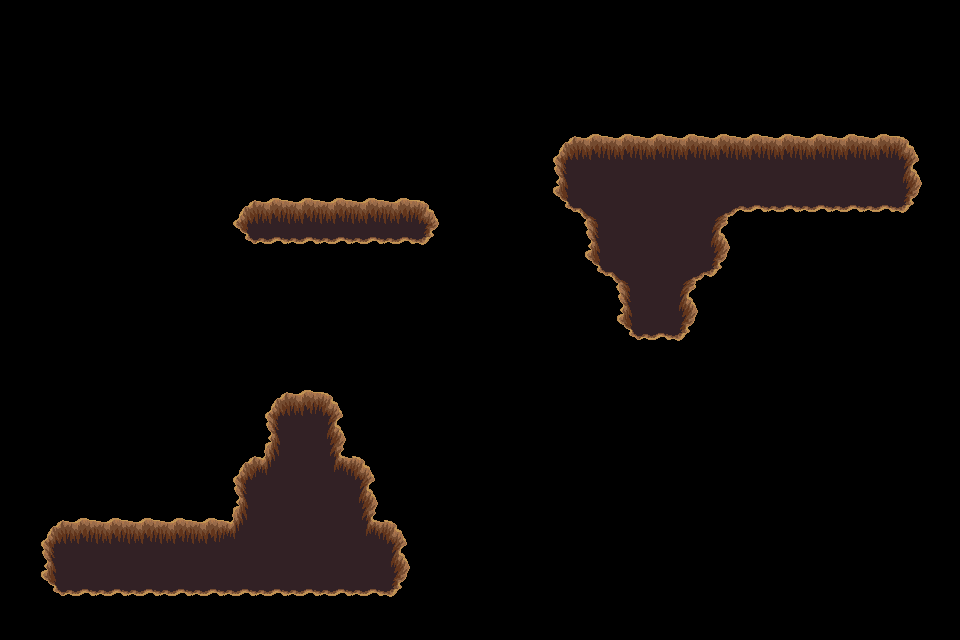

Below is a game level as drawn by its tile map, then a one-line description and the .tmx file that defines it, in full:
An orthogonal 30x20 tile map with 32x32 px tiles, 1 tile layer (trou), 2 tilesets.

<map version="1.4" tiledversion="1.4.3" orientation="orthogonal" renderorder="right-down" width="30" height="20" tilewidth="32" tileheight="32" infinite="0" nextlayerid="9" nextobjectid="1">
 <tileset firstgid="1" source="../../dungeon_green.tsx" />
 <tileset firstgid="530" source="../../dungeon.tsx" />
 <layer id="8" name="trou" width="30" height="20">
  <data encoding="csv">
0,0,0,0,0,0,0,0,0,0,0,0,0,0,0,0,0,0,0,0,0,0,0,0,0,0,0,0,0,0,
0,0,0,0,0,0,0,0,0,0,0,0,0,0,0,0,0,0,0,0,0,0,0,0,0,0,0,0,0,0,
0,0,0,0,0,0,0,0,0,0,0,0,0,0,0,0,0,0,0,0,0,0,0,0,0,0,0,0,0,0,
0,0,0,0,0,0,0,0,0,0,0,0,0,0,0,0,0,0,0,0,0,0,0,0,0,0,0,0,0,0,
0,0,0,0,0,0,0,0,0,0,0,0,0,0,0,0,0,432,433,433,433,433,433,433,433,433,433,433,434,0,
0,0,0,0,0,0,0,0,0,0,0,0,0,0,0,0,0,455,456,456,456,456,456,456,456,456,456,456,457,0,
0,0,0,0,0,0,0,432,433,433,433,433,433,434,0,0,0,478,388,456,456,456,387,479,479,479,479,479,480,0,
0,0,0,0,0,0,0,478,479,479,479,479,479,480,0,0,0,0,455,456,456,456,457,0,0,0,0,0,0,0,
0,0,0,0,0,0,0,0,0,0,0,0,0,0,0,0,0,0,478,388,456,387,480,0,0,0,0,0,0,0,
0,0,0,0,0,0,0,0,0,0,0,0,0,0,0,0,0,0,0,455,456,457,0,0,0,0,0,0,0,0,
0,0,0,0,0,0,0,0,0,0,0,0,0,0,0,0,0,0,0,478,479,480,0,0,0,0,0,0,0,0,
0,0,0,0,0,0,0,0,0,0,0,0,0,0,0,0,0,0,0,0,0,0,0,0,0,0,0,0,0,0,
0,0,0,0,0,0,0,0,432,433,434,0,0,0,0,0,0,0,0,0,0,0,0,0,0,0,0,0,0,0,
0,0,0,0,0,0,0,0,455,456,457,0,0,0,0,0,0,0,0,0,0,0,0,0,0,0,0,0,0,0,
0,0,0,0,0,0,0,432,411,456,410,434,0,0,0,0,0,0,0,0,0,0,0,0,0,0,0,0,0,0,
0,0,0,0,0,0,0,455,456,456,456,457,0,0,0,0,0,0,0,0,0,0,0,0,0,0,0,0,0,0,
0,432,433,433,433,433,433,411,456,456,456,410,434,0,0,0,0,0,0,0,0,0,0,0,0,0,0,0,0,0,
0,455,456,456,456,456,456,456,456,456,456,456,457,0,0,0,0,0,0,0,0,0,0,0,0,0,0,0,0,0,
0,478,479,479,479,479,479,479,479,479,479,479,480,0,0,0,0,0,0,0,0,0,0,0,0,0,0,0,0,0,
0,0,0,0,0,0,0,0,0,0,0,0,0,0,0,0,0,0,0,0,0,0,0,0,0,0,0,0,0,0
</data>
 </layer>
</map>
